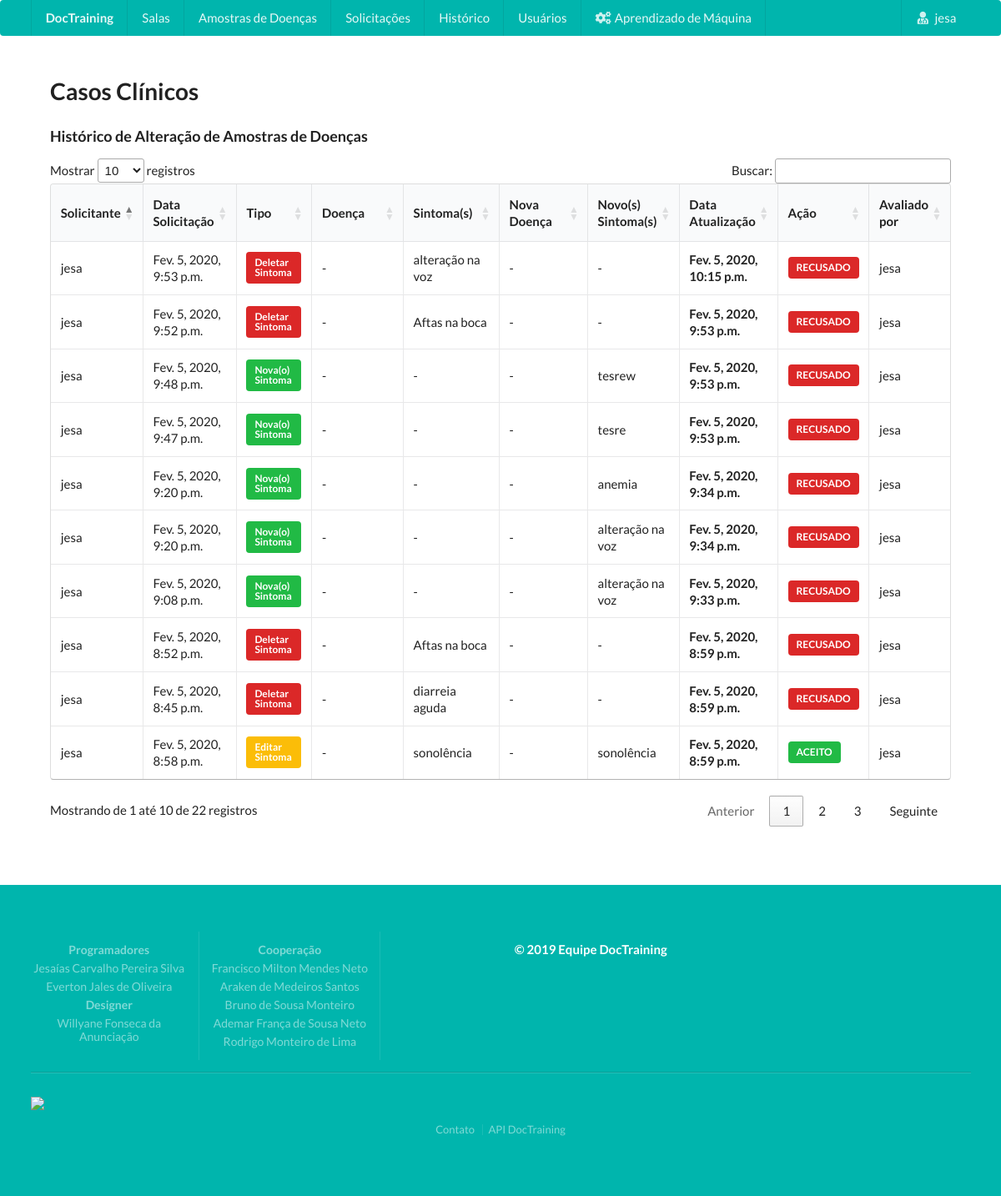
The page /casos_clinicos/solicitacoes/log/ (signed in) on the database its author committed.
### doctrainingapp/models.py (models this page shows, shortened)
class Log(models.Model):
    data_solicitacao = models.DateTimeField()
    solicitante = models.ForeignKey(User, related_name = 'solicitante', on_delete=models.PROTECT)
    doenca = models.CharField(max_length=100,blank=False, null=False)
    sintomas = models.TextField(blank=True)
    nova_doenca = models.CharField(max_length=100,blank=False, null=False)
    novos_sintomas = models.TextField(blank=False)
    doenca_classificada = models.BooleanField(default = False)
    tipo_alteracao = models.PositiveIntegerField()#0-DELETE; 1-CREATE; ou (2)-UPDATE
    aux_tipo_alteracao = models.CharField(max_length=100,blank=False, null=False)
    acao = models.PositiveIntegerField()#0-RECUSADO; 1-ACEITO; ou (2)-PENDENTE
    data_alteracao = models.DateTimeField(default=datetime.now)
    avaliador = models.ForeignKey(User, related_name = 'avaliador', on_delete=models.PROTECT)
    def cor_DEF(self):#Cor usada na pagina de solicitações dos adm
        if self.tipo_alteracao == 0:#0-DELETE; 1-CREATE; ou (2)-UPDATE
            return 'red'
        elif self.tipo_alteracao == 1:#0-DELETE; 1-CREATE; ou (2)-UPDATE
            return 'green'
        else:#0-DELETE; 1-CREATE; ou (2)-UPDATE
            return 'yellow'
    def acaoDEF(self):#retorna nome da alteração
        if self.acao == 0:#0-RECUSADO; 1-ACEITO; ou (2)-PENDENTE
            return 'RECUSADO'
        elif self.acao == 1:#0-RECUSADO; 1-ACEITO; ou (2)-PENDENTE
            return 'ACEITO'
        else:#0-RECUSADO; 1-ACEITO; ou (2)-PENDENTE
            return 'PENDENTE'
    def cor_acao_DEF(self):#Cor usada na pagina de solicitações dos adm
        if self.acao == 0:#0-DELETE; 1-CREATE; ou (2)-UPDATE
            return 'red'
        elif self.acao == 1:#0-DELETE; 1-CREATE; ou (2)-UPDATE
            return 'green'
        else:#0-DELETE; 1-CREATE; ou (2)-UPDATE
            return 'yellow'

### doctrainingapp/views.py (the view)
# urls.py: path('casos_clinicos/solicitacoes/log/',login_required(log_solicitacoes_alteracao_casos_clinicos),name='log_solicitacoes_alteracao_casos_clinicos'),
def log_solicitacoes_alteracao_casos_clinicos(request):
    usuario = request.user
    try:
        if not usuario.is_staff:#Se não for administrador
            logs = Log.objects.filter(solicitante=usuario).order_by('-data_solicitacao')
        else:#se for adm
            logs = Log.objects.filter().order_by('-data_alteracao')
        return render(request,'log_caso_clinico.html',{'logs':logs})
    except Exception as e:
        messages.add_message(request, ERROR, 'Ocorreu um erro. Tente novamente mais tarde.')#mensagem para o usuario
        mandar_email_error(str(e),usuario,request.resolver_match.url_name)
        return redirect('/casos_clinicos/solicitacoes/')

### doctrainingapp/templates/log_caso_clinico.html (shortened to what this page needs)
{% include 'cabecalho2.html' %}
<h1>
  Casos Clínicos
</h1>
<h3>Histórico de Alteração de Amostras de Doenças</h3>
<div class="dimmable">
    <div class="ui active inverted dimmer">
      <div class="ui active centered inline loader"></div>
    </div>
<table id="example" class="ui celled table" style="width:100%">
    <thead>
      <tr>
        <th>Solicitante</th>
        <th>Data Solicitação</th>
        <th>Tipo</th>
        <th>Doença</th>
        <th>Sintoma(s)</th>
        <th>Nova Doença</th>
        <th>Novo(s) Sintoma(s)</th>
        <th>Data Atualização</th>
        <th>Ação</th>
        {%if request.user.is_staff %}
            <th>Avaliado por</th>
        {% endif %}
      </tr>
    </thead>
    <tbody>
      {% for log in logs  %}
            <tr>
              <td> {{log.solicitante}} </td>
              <td> {{log.data_solicitacao}} </td>
              <td> <b class="ui {{log.cor_DEF}} label">{{log.aux_tipo_alteracao}} </b> </td>
              <td> {{log.doenca}}  </td>
              <td> {{log.sintomas}} </td>
              <td> {{log.nova_doenca}} </td>
              <td> {{log.novos_sintomas}} </td>
              <td> <b>{{log.data_alteracao}}</b> </td>
              <td> <b class="ui {{log.cor_acao_DEF}} label">{{log.acaoDEF}} </b> </td>
              {%if request.user.is_staff %}
                  <td>{{log.avaliador}} </td>
              {% endif %}
            </tr>
      {% endfor %}
    </tbody>
  </table>
</div>
</div>
<div>
{% include 'rodape.html' %}

### doctrainingapp/templates/menu.html (shortened to what this page needs)
{% load staticfiles %}
{%if request.user.is_authenticated %}
    <a class="item" href="{% url 'doctrainingapp:todas_salas' %}">Salas</a>
    <a class="item" href="{% url 'doctrainingapp:casos_clinicos' %}">Amostras de Doenças</a>
    {%if request.user.is_staff %}
            <a href="{% url 'doctrainingapp:solicitacoes_alteracao_casos_clinicos' %}" class="item">Solicitações</a>
            <a href="{% url 'doctrainingapp:log_solicitacoes_alteracao_casos_clinicos' %}" class="item">Histórico </a>
            <a href="{% url 'doctrainingapp:usuarios' %}" class="item">Usuários </a>
    {% else %}
            <a href="{% url 'doctrainingapp:solicitacoes_alteracao_casos_clinicos' %}" class="item">Minhas Solicitações</a>
            <a href="{% url 'doctrainingapp:log_solicitacoes_alteracao_casos_clinicos' %}" class="item">Meu Histórico </a>
    {% endif %}
    {%if request.user.is_superuser %}
        <div class="ui simple dropdown item">
                  <i class="settings icon"></i>Aprendizado de Máquina
        </div>
    {% endif %}
    <div class="ui simple dropdown item right">
              <i class="user md icon"></i> {{request.user.username}}
    </div>
{% endif %}

### rows shown on the page
Log: solicitante "jesa", data_solicitacao "Fev. 5, 2020, 9:53 p.m.", aux_tipo_alteracao "Deletar Sintoma", doenca "-", sintomas "alteração na voz", nova_doenca "-", novos_sintomas "-", data_alteracao "Fev. 5, 2020, 10:15 p.m.", acaoDEF "RECUSADO", avaliador "jesa"
Log: solicitante "jesa", data_solicitacao "Fev. 5, 2020, 9:52 p.m.", aux_tipo_alteracao "Deletar Sintoma", doenca "-", sintomas "Aftas na boca", nova_doenca "-", novos_sintomas "-", data_alteracao "Fev. 5, 2020, 9:53 p.m.", acaoDEF "RECUSADO", avaliador "jesa"
Log: solicitante "jesa", data_solicitacao "Fev. 5, 2020, 9:48 p.m.", aux_tipo_alteracao "Nova(o) Sintoma", doenca "-", sintomas "-", nova_doenca "-", novos_sintomas "tesrew", data_alteracao "Fev. 5, 2020, 9:53 p.m.", acaoDEF "RECUSADO", avaliador "jesa"
Log: solicitante "jesa", data_solicitacao "Fev. 5, 2020, 9:47 p.m.", aux_tipo_alteracao "Nova(o) Sintoma", doenca "-", sintomas "-", nova_doenca "-", novos_sintomas "tesre", data_alteracao "Fev. 5, 2020, 9:53 p.m.", acaoDEF "RECUSADO", avaliador "jesa"
Log: solicitante "jesa", data_solicitacao "Fev. 5, 2020, 9:20 p.m.", aux_tipo_alteracao "Nova(o) Sintoma", doenca "-", sintomas "-", nova_doenca "-", novos_sintomas "anemia", data_alteracao "Fev. 5, 2020, 9:34 p.m.", acaoDEF "RECUSADO", avaliador "jesa"
Log: solicitante "jesa", data_solicitacao "Fev. 5, 2020, 9:20 p.m.", aux_tipo_alteracao "Nova(o) Sintoma", doenca "-", sintomas "-", nova_doenca "-", novos_sintomas "alteração na voz", data_alteracao "Fev. 5, 2020, 9:34 p.m.", acaoDEF "RECUSADO", avaliador "jesa"
Log: solicitante "jesa", data_solicitacao "Fev. 5, 2020, 9:08 p.m.", aux_tipo_alteracao "Nova(o) Sintoma", doenca "-", sintomas "-", nova_doenca "-", novos_sintomas "alteração na voz", data_alteracao "Fev. 5, 2020, 9:33 p.m.", acaoDEF "RECUSADO", avaliador "jesa"
Log: solicitante "jesa", data_solicitacao "Fev. 5, 2020, 8:52 p.m.", aux_tipo_alteracao "Deletar Sintoma", doenca "-", sintomas "Aftas na boca", nova_doenca "-", novos_sintomas "-", data_alteracao "Fev. 5, 2020, 8:59 p.m.", acaoDEF "RECUSADO", avaliador "jesa"
Log: solicitante "jesa", data_solicitacao "Fev. 5, 2020, 8:45 p.m.", aux_tipo_alteracao "Deletar Sintoma", doenca "-", sintomas "diarreia aguda", nova_doenca "-", novos_sintomas "-", data_alteracao "Fev. 5, 2020, 8:59 p.m.", acaoDEF "RECUSADO", avaliador "jesa"
Log: solicitante "jesa", data_solicitacao "Fev. 5, 2020, 8:58 p.m.", aux_tipo_alteracao "Editar Sintoma", doenca "-", sintomas "sonolência", nova_doenca "-", novos_sintomas "sonolência", data_alteracao "Fev. 5, 2020, 8:59 p.m.", acaoDEF "ACEITO", avaliador "jesa"

### other values the page prints
{{ request.user.username }} "jesa"
